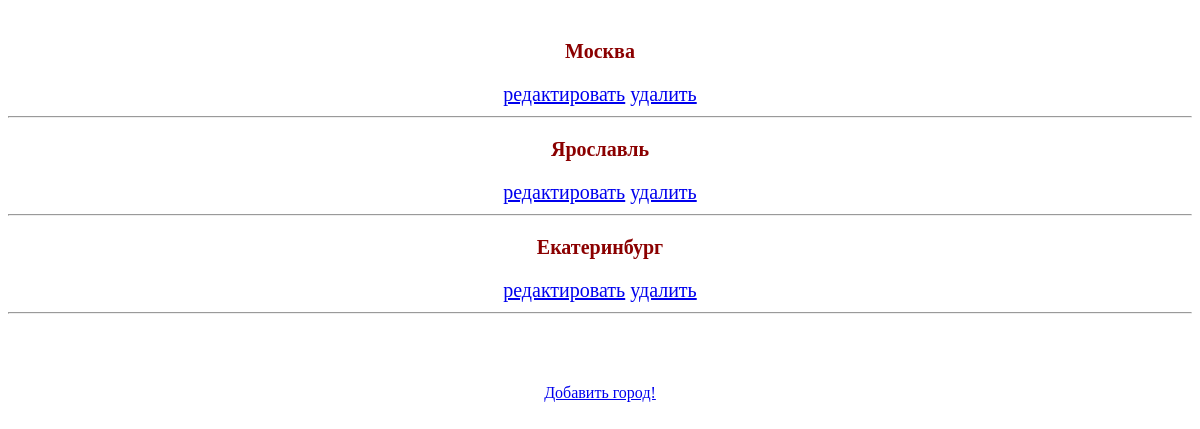
/homework/all_city, run on an earlier commit of the app's database.
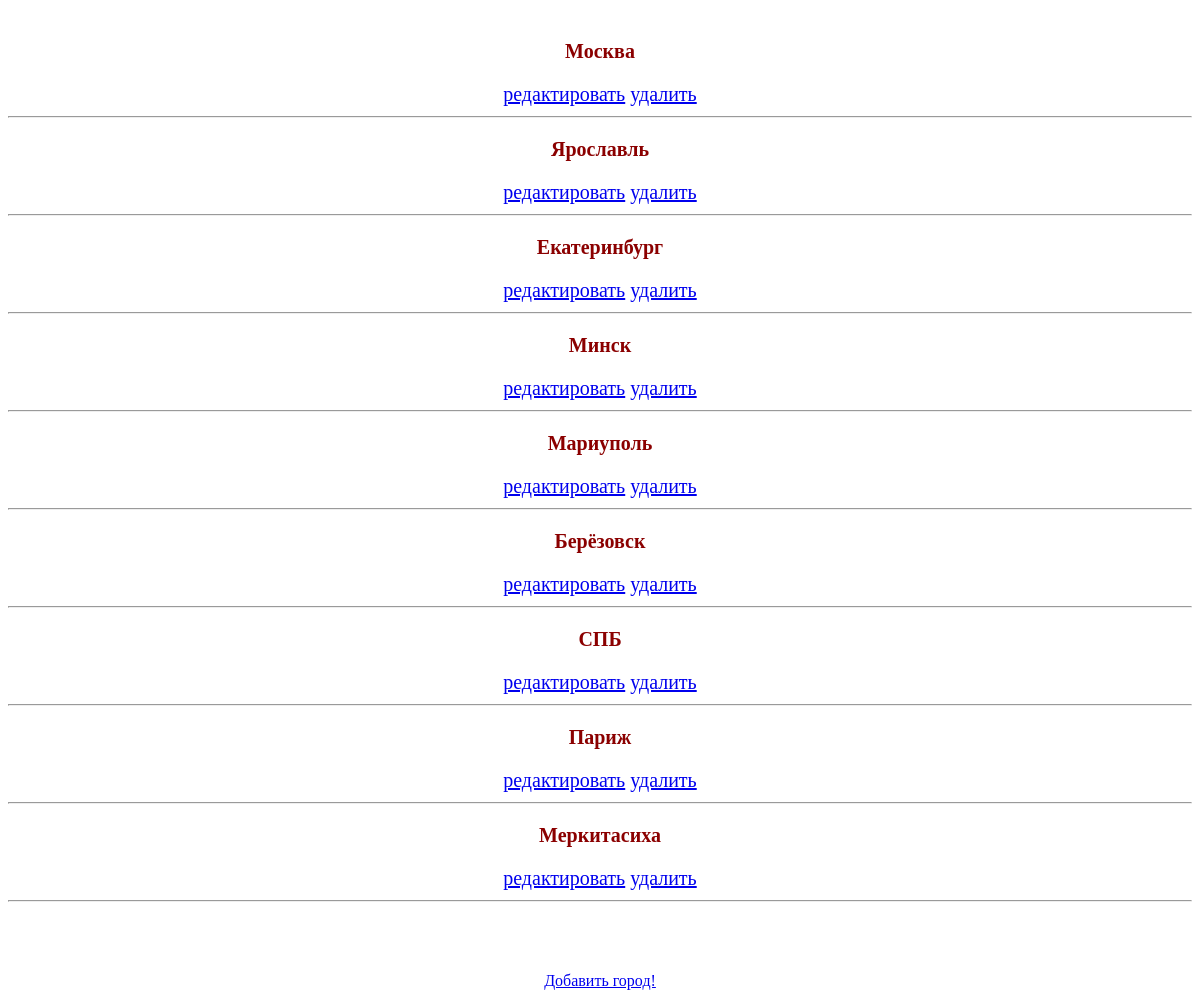
And on a later commit of the database.
### homework/models.py (models this page shows)
class Cities(models.Model):
    id = models.AutoField('id', primary_key=True)
    name = models.CharField('Название', max_length=40)
    def __str__(self):
        return (self.name)

### homework/views.py (the view)
def all_city(request):
    all_city = Cities.objects.all()
    if request.method == 'POST':
        form = CityForm(request.POST)
        if form.is_valid():
            cities = form.save()
            cities.save()
            return redirect('all_city')
    else:
        form = CityForm()
    context = {'title':all_city, 'cities':all_city, 'form':form}
    return render(request, 'all_city.html', context)

### homework/templates/all_city.html (shortened to what this page needs)
{% extends 'base.html' %}
    {% block content %}
        <div class="city_list">
            {% for city in cities %}
                <p><strong>{{ city.name }}</strong></p>
                <a href="edit_city/{{ city.id }}">редактировать</a>
                <a href="del_city/{{ city.id }}">удалить</a>
                <hr>
            {% endfor %}
        </div>
        <a href="{% url 'new_city' %}">Добавить город!</a>
    {% endblock %}

### templates/Base.html (shortened to what this page needs)
{% load staticfiles %}
<!DOCTYPE html>
<html lang="en">
    <head>
        <link rel="stylesheet" type="text/css" href="{% static 'homework/theme/css/style.css' %}" />
    </head>
    <body>
        <div id=content>
            {% block content %}
            {% endblock %}
        </div>
    </body>
</html>

### homework/static/homework/theme/css/style.css (style rules this page uses)
#content { margin-top: 40px; text-align: center; }
.city_list { text-align: center; font-size: 20px; color: darkred; margin-bottom: 70px; font-family: "Century Gothic"; display: block; }

What changed in the data, as far as the page shows it:
added Cities: name "Минск"
added Cities: name "Мариуполь"
added Cities: name "Берёзовск"
added Cities: name "СПБ"
added Cities: name "Париж"
added Cities: name "Меркитасиха"
